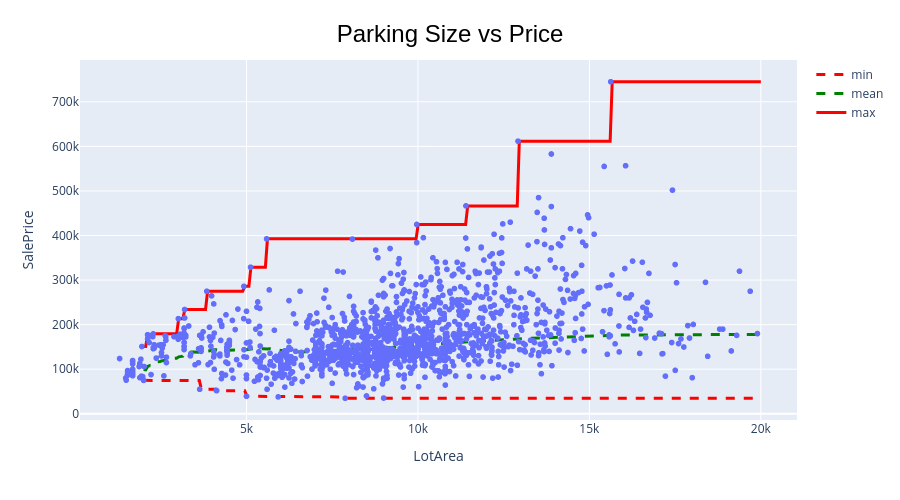

The notebook cell saved with this chart:
### Code cell
data = df[df['LotArea'] < 20_000]
fig = px.scatter(data, x='LotArea', y='SalePrice', width=900, height=500, title='')
fig.update_layout(title=dict(
    text="Parking Size vs Price",
    x=0.5, xanchor="center", y=0.95,
    font=dict(
        size=24,
        family="Arial",
        color="black"
    )
))
x = np.linspace(2_000, 20_000, 300)
fig.add_trace(go.Scatter(x=x, y=[data[data['LotArea'] < end]['SalePrice'].min() for end in x], name='min', line=dict(color="red", width=3, dash='dash')))
fig.add_trace(go.Scatter(x=x, y=[data[data['LotArea'] < end]['SalePrice'].mean() for end in x], name='mean', line=dict(color="green", width=3, dash='dash')))
fig.add_trace(go.Scatter(x=x, y=[data[data['LotArea'] < end]['SalePrice'].max() for end in x], name='max', line=dict(color="red", width=3)))

### Figure 1 — Plotly figure (JSON) as saved in the notebook; plotly's stock layout.template omitted (floating-point values rounded to 4 significant figures; data arrays with more than 128 entries replaced by an {"elided": "..."} marker saying what was removed)
{"data": [{"hovertemplate": "LotArea=%{x}<br>SalePrice=%{y}<extra></extra>", "legendgroup": "", "marker": {"color": "#636efa", "symbol": "circle"}, "mode": "markers", "name": "", "showlegend": false, "type": "scattergl", "x": {"elided": "1407 int values"}, "xaxis": "x", "y": {"elided": "1407 int values"}, "yaxis": "y"}, {"line": {"color": "red", "dash": "dash", "width": 3}, "name": "min", "type": "scatter", "x": {"elided": "300 float values"}, "y": {"elided": "300 int values"}}, {"line": {"color": "green", "dash": "dash", "width": 3}, "name": "mean", "type": "scatter", "x": {"elided": "300 float values"}, "y": {"elided": "300 float values"}}, {"line": {"color": "red", "width": 3}, "name": "max", "type": "scatter", "x": {"elided": "300 float values"}, "y": {"elided": "300 int values"}}], "layout": {"height": 500, "legend": {"tracegroupgap": 0}, "margin": {"t": 60}, "title": {"font": {"color": "black", "family": "Arial", "size": 24}, "text": "Parking Size vs Price", "x": 0.5, "xanchor": "center", "y": 0.95}, "width": 900, "xaxis": {"anchor": "y", "domain": [0, 1], "title": {"text": "LotArea"}}, "yaxis": {"anchor": "x", "domain": [0, 1], "title": {"text": "SalePrice"}}}}
